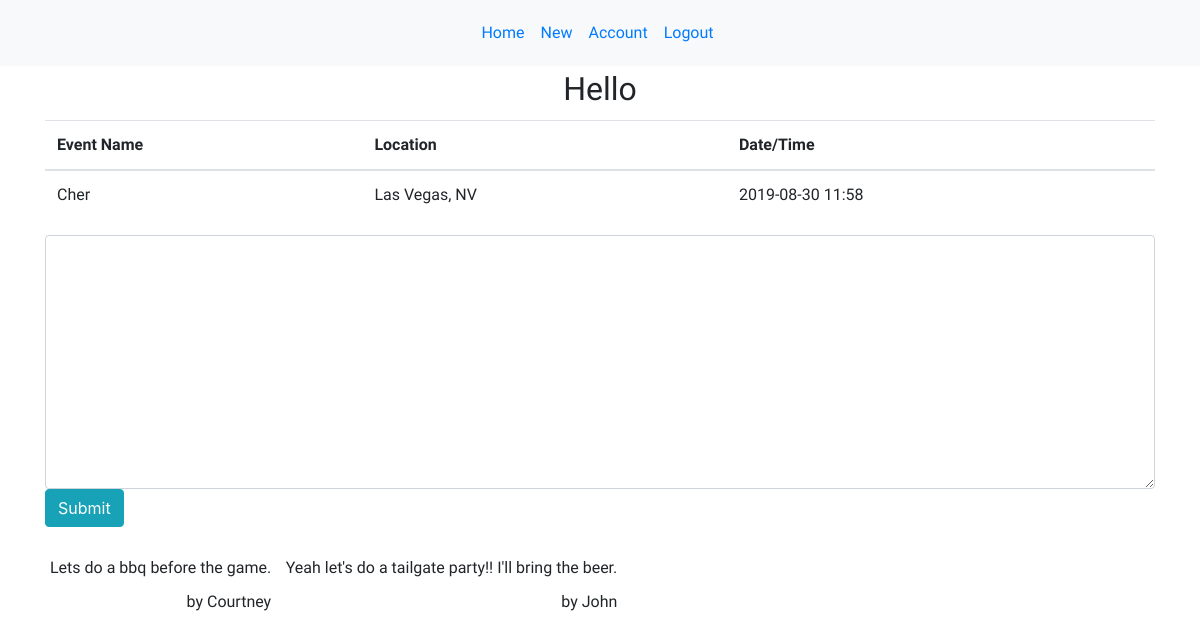
Screenshot of /event/2 with the database file from the repository.
### models.py (models this page shows)
class Event(db.Model):
    __Tablename__ = "events"
    id = db.Column(db.Integer, primary_key=True)
    event_title = db.Column(db.String(100))
    date = db.Column(db.String(8))
    time = db.Column(db.String(12))
    location = db.Column(db.String(100))
    information = db.Column(db.TEXT)
    creator_id = db.Column(db.Integer, db.ForeignKey("user.id"), nullable=False)
    author = db.relationship('User', foreign_keys=[creator_id], backref="user_messages", cascade="all")
    events_that_have_attendees = db.relationship('User', lazy = 'dynamic', secondary = attendees_table)

class Message(db.Model):
    __Tablename__ = "messages"
    id = db.Column(db.Integer, primary_key=True)
    content = db.Column(db.TEXT)
    user_who_created = db.Column(db.Integer, nullable=False)
    created_at = db.Column(db.DateTime, server_default=func.now())
    updated_at = db.Column(db.DateTime, server_default=func.now(), onupdate=func.now())
    user_info = db.Column(db.Integer, db.ForeignKey("user.id"), nullable=False)
    author_of_msg = db.relationship('User', foreign_keys=[user_info], backref="message")
    event_info = db.Column(db.Integer, db.ForeignKey("event.id"), nullable=False)
    event_message = db.relationship('Event', foreign_keys=[event_info], backref="event_messages")

class User(db.Model):
    __Tablename__ = "users"
    id = db.Column(db.Integer, primary_key=True)
    first_name = db.Column(db.String(100), nullable = False)
    last_name = db.Column(db.String(100), nullable = False)
    password = db.Column(db.String(200), unique = True, nullable = False)
    email = db.Column(db.String(100), unique = True, nullable = False)
    security_answer1 = db.Column(db.String(200))
    created_at = db.Column(db.DateTime, server_default=func.now())
    updated_at = db.Column(db.DateTime, server_default=func.now(), onupdate=func.now())
    users_that_attend_events = db.relationship('Event', lazy = 'dynamic', secondary = attendees_table)

### controller_functions.py (the view)
def event(id):
    user_events = Event.query.get(id)
    get_messages = Message.query.all()
    print(get_messages)
    return render_template("message_board.html", organize_event = user_events, read_message = get_messages)

### templates/message_board.html (shortened to what this page needs)
<!DOCTYPE html>
<html lang="en">
<head>
    <link rel="stylesheet" href="{{ url_for('static', filename='message.css') }}">
    <link rel="stylesheet" href="https://maxcdn.bootstrapcdn.com/bootstrap/4.3.1/css/bootstrap.min.css">
</head>
<body>
    <nav class="navbar navbar-expand-sm bg-light justify-content-center">
        <ul class="navbar-nav">
            <li class="nav-item">
                <a class="nav-link" href="/homepage">Home</a>
            </li>
            <li class="nav-item">
                <a class="nav-link" href="/new">New</a>
            </li>
            <li class="nav-item">
                <a class="nav-link" href="/user_page/{{session['uid']}}">Account</a>
            </li>
            <li class="nav-item">
                <a class="nav-link" href="/logout">Logout</a>
            </li>
        </ul>
    </nav>
    <div class="container">
            <h2>Hello {{ session['greetings'] }} </h2>
            <table class="table table-hover">
                    <thead>
                        <tr>
                            <th>Event Name</th>
                            <th>Location</th>
                            <th>Date/Time</th>
                        </tr>
                    </thead>
                    <tbody>
                        <td>{{ organize_event.event_title }} </td>
                        <td>{{ organize_event.location }} </td>
                        <td>{{ organize_event.date }} {{ organize_event.time }} </td>
                    </tbody>
                </table>
        <form action="/create_msg" method="post" id="msg">
            <textarea class="form-control" name="msg" id="message" cols="30" rows="10"></textarea>
            <input type="submit" class="btn btn-info" id="#">
        </form>
        <div class="errorMSG" id="error">
        </div>
        {% for message in read_message %}
                <div class="msg_section">
                    <p class="message">{{ message.content }} </p>
                    <p class="author"> by {{ message.author_of_msg.first_name }}{{ message.last_name }}</p>
                </div>
        {% endfor %}
    </div>
</body>
</html>

### static/message.css (style rules this page uses)
h1, h4, h2 { font-family: 'Nanum Gothic Coding', monospace; padding: 4px; text-align: center; }
p, th, td, ul { font-family: 'Mali', cursive; padding: 5px; }
.message { margin: 0px; }
.author { text-align: right; }
.msg_section { display: inline-block; }

### rows the page displays
Event: event_title "Cher", location "Las Vegas, NV", date "2019-08-30", time "11:58"
Message: content "Lets do a bbq before the game.", author_of_msg.first_name "Courtney"
Message: content "Yeah let's do a tailgate party!! I'll bring the beer.", author_of_msg.first_name "John"
